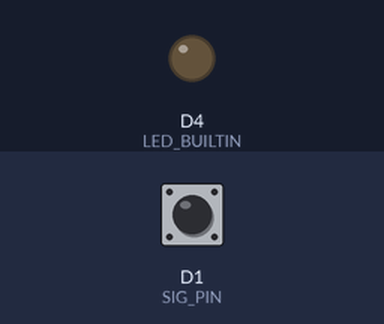
Simulated run of this sketch. Board: ESP8266 (NodeMCU). Shown: output pins drawn as LEDs (lit = HIGH, except the on-board LED, lit = LOW). Inputs (shaded band) come from the test bench; at power-on: D1 (SIG_PIN) HIGH. WiFi joins after 1.5 s; servers stay silent unless stated; uploads are accepted with an empty reply; random numbers use the default seed unless the sketch sets one; what the sketch prints to the serial monitor is not drawn.

Above: at 0.1 s.
At 1.6 s:
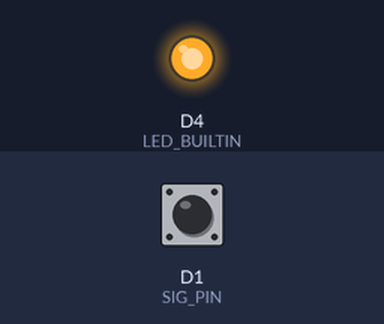
Timing chart, 0 to 3.1 s (numbered marks = the images above):
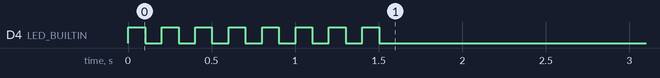

The sketch:

node_mcu_room_device.ino
```cpp
#include <ESP8266WiFi.h>
#include <ESP8266HTTPClient.h>
#include <WiFiClientSecure.h>

#define SIG_PIN D1

const char* ssid = "SOURAV_2.4G";
const char* password = "ford mustang";

String DEVICE_ID_ROOM_ID = "R1";

int sensorPin = A0;

WiFiClientSecure client;

void callApi(int hrtRate, int oxLvl) {
  Serial.println(String(hrtRate) + " " + String(oxLvl));
  HTTPClient https;
  String url="https://aquatic-cuboid-tumbleweed.glitch.me/senddata?roomId="+DEVICE_ID_ROOM_ID+"&hurtRate="+String(hrtRate)+"&oxlvl="+String(oxLvl);
  if (https.begin(client, url)) {
    int httpCode = https.GET();
    if (httpCode > 0) { }
    https.end();
  }
}
int generateValue(int minValue, int maxValue) {
  return random(minValue, maxValue + 1);
}

void setup() {
  Serial.begin(9600);
  pinMode(LED_BUILTIN, OUTPUT);
  pinMode(sensorPin, INPUT);

  WiFi.begin(ssid, password);
  while (WiFi.status() != WL_CONNECTED) {
    digitalWrite(LED_BUILTIN, 1);
    delay(100);
    digitalWrite(LED_BUILTIN, 0);
    delay(100);
  }
  client.setInsecure();
}

void loop() {
  Serial.println(digitalRead(SIG_PIN));
  if(!digitalRead(SIG_PIN)) {
    callApi(generateValue(80, 120), generateValue(95, 100));
  } else {
    callApi(generateValue(50, 60), generateValue(80, 90));
  }
  delay(100);
}
```
